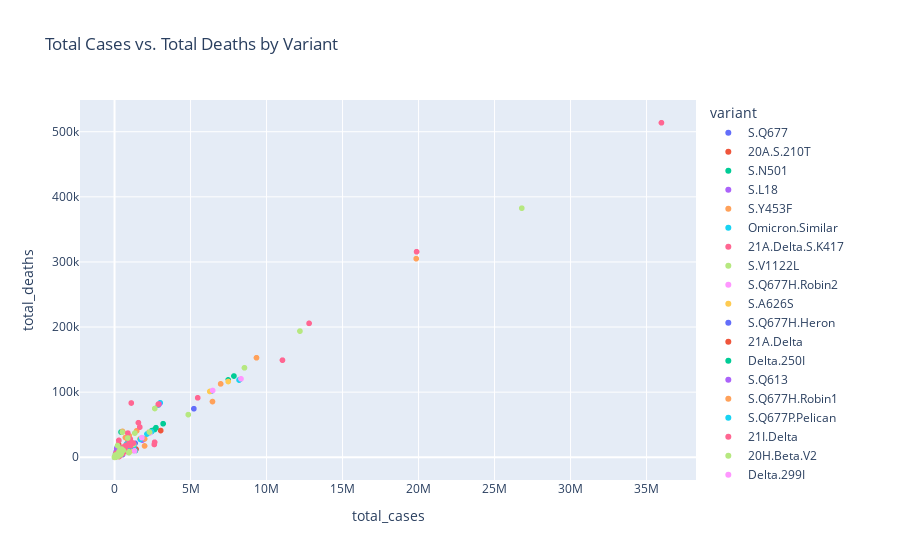

Notebook code cell kept with this figure:
### Code cell
# 4. Scatter Plot: Total Cases vs. Total Deaths
fig = px.scatter(df, x='total_cases', y='total_deaths', color='variant', title='Total Cases vs. Total Deaths by Variant')
fig.show()
